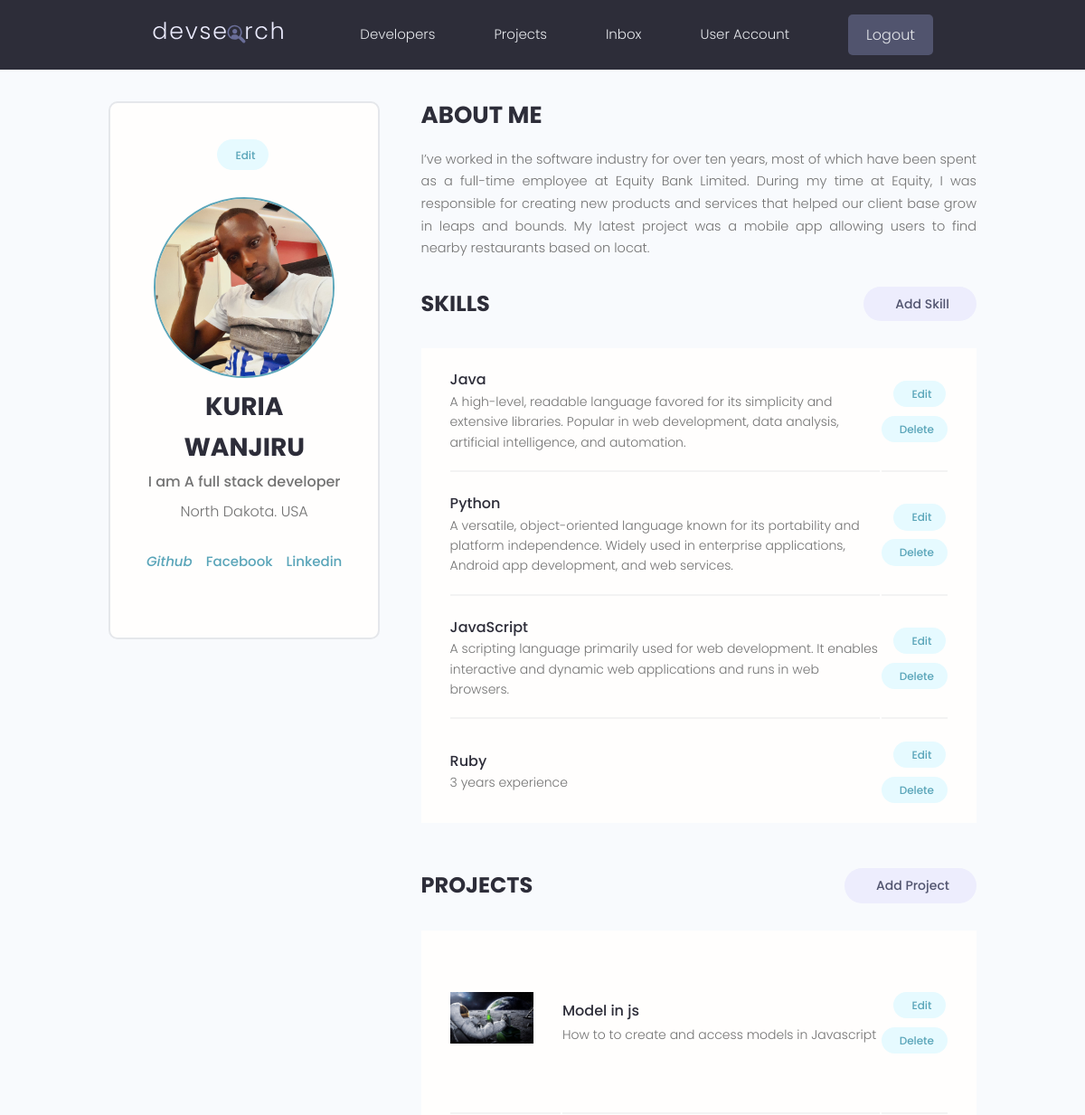
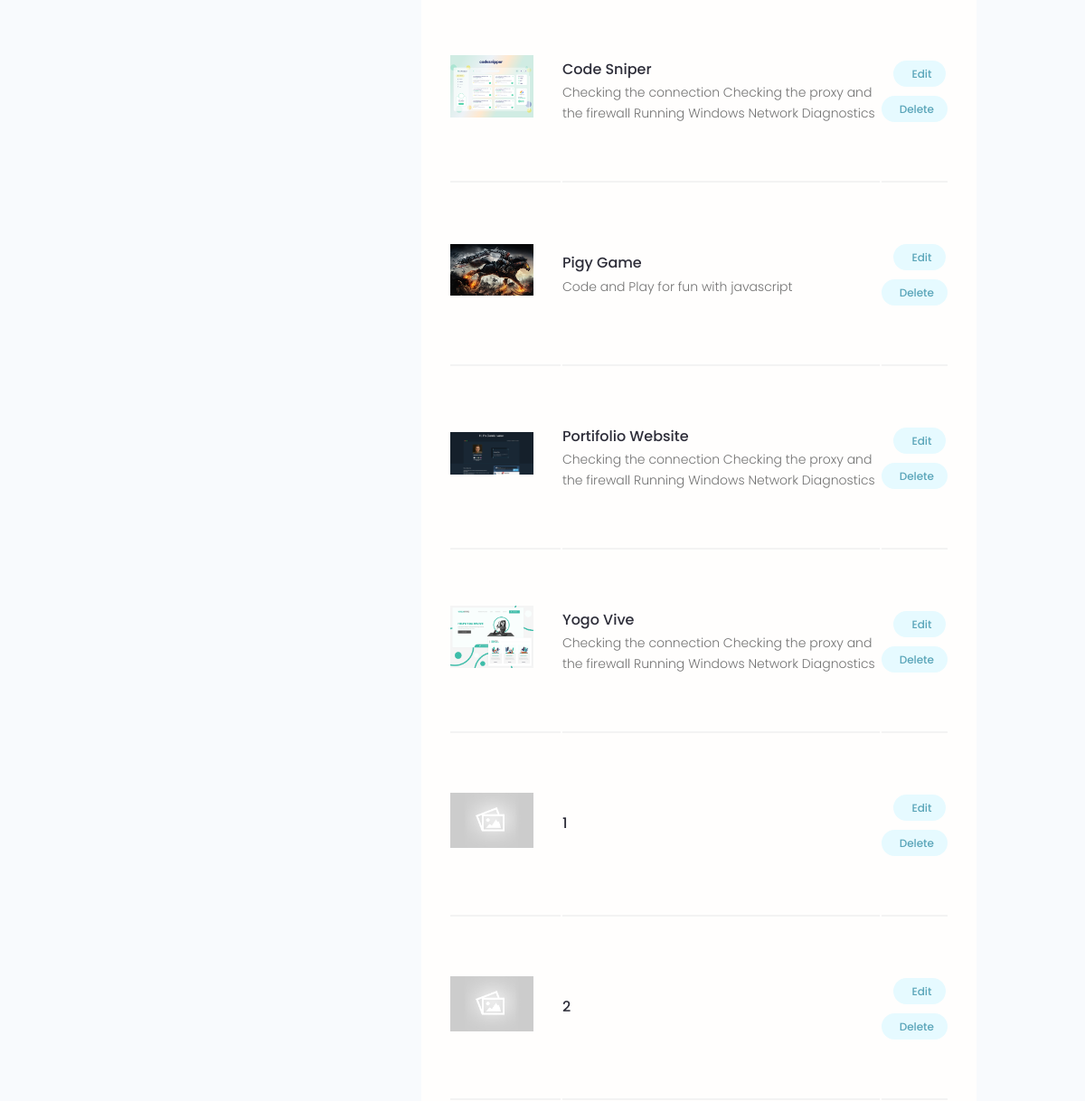
Page /account/ (signed in, upper part) on the earlier database version (2 pictures, top to bottom).
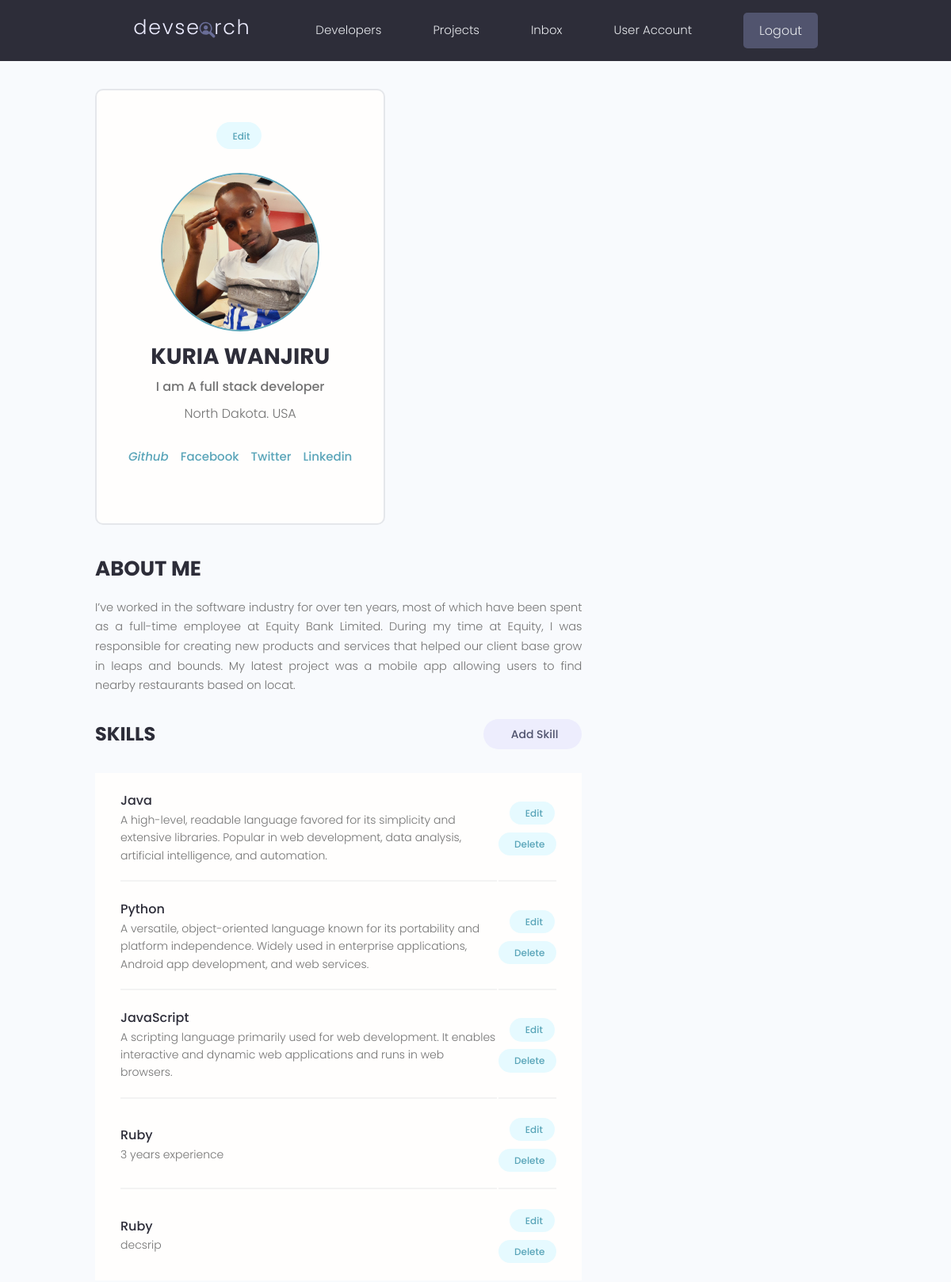
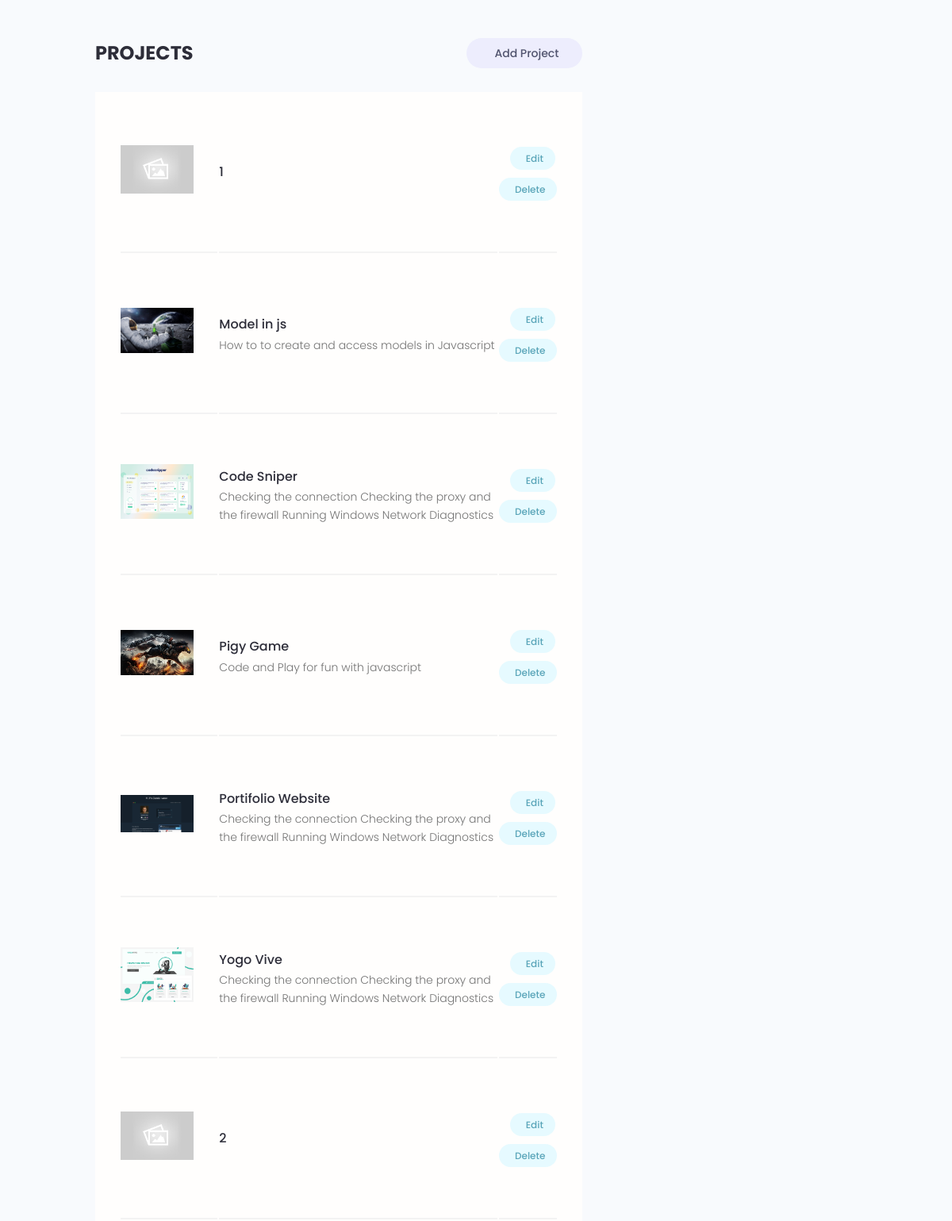
Same page on the later database version (2 pictures, top to bottom).
### users/models.py (models this page shows, shortened)
class Skill(models.Model):
    owner = models.ForeignKey(Profile, null=True, blank=True, on_delete=models.CASCADE)
    name = models.CharField(max_length=200,null=True, blank=True)
    description = models.TextField(null=True, blank=True)
    created =models.DateTimeField(auto_now_add=True)
    id = models.UUIDField(default=uuid.uuid4, unique=True,editable=False,
                            primary_key=True)

### projects/models.py (models this page shows, shortened)
class Project(models.Model):
    owner = models.ForeignKey(Profile, null=True, blank=True, on_delete=models.SET_NULL)
    title = models.CharField(max_length=200)
    description = models.TextField(null=True, blank=True)
    demo_link = models.CharField(max_length=2000, null=True, blank=True)
    source_link = models.CharField(max_length=200, null=True, blank=True)
    featured_image = models.ImageField(default='default.jpg', null=True, blank=True)
    tags = models.ManyToManyField('Tag', blank=True)
    vote_total =models.IntegerField(default=0, null=True, blank=True)
    vote_ratio =models.IntegerField(default=0, null=True, blank=True)
    created =models.DateTimeField(auto_now_add=True)
    id = models.UUIDField(default=uuid.uuid4, unique=True,editable=False,
                            primary_key=True)
    class Meta:
        ordering=['-vote_ratio', '-vote_total', 'title']

### users/views.py (the view)
# urls.py: path('account/', views.userAccount, name='account'),
@login_required(login_url='login')
def userAccount(request):
    profile = request.user.profile
    skills = profile.skill_set.all()
    projects = profile.project_set.all()
    context = {'profile': profile, 'projects':projects, 'skills':skills}
    return render(request, 'users/account.html', context)

### users/templates/users/account.html (shortened to what this page needs)
{% extends 'main.html' %}
{% block content %}
  <main class="settingsPage profile my-md">
    <div class="container">
      <div class="layout">
        <div class="column column--1of3">
          <div class="card text-center">
            <div class="card__body dev">
              <a class="tag tag--pill tag--main settings__btn" href="{% url 'edit-account' %}"> Edit</a>
              <img class="avatar avatar--xl dev__avatar" src="{{ profile.profile_image.url }}" />
              <h2 class="dev__name">{{ profile.name}}</h2>
              <p class="dev__title">{{profile.short_intro}}</p>
              <p class="dev__location">{{profile.location}}</p>
              <ul class="dev__social">
                {% if profile.social_github %}
                <li>
                <a title="Github" href="{{ profiles.social_github }}" target="_blank">
                    <i class="im im-github"> Github</i></a>
                </li>
                {% endif %}
                {% if profile.social_facebook %}
                <li>
                <a title="Stackoverflow" href="{{ profiles.social_facebook }}" target="_blank"> Facebook</a>
                </li>
                {% endif %}
                {% if profile.social_twitter %}
                <li>
                <a title="Twitter" href="{{profiles.social_twitter}}" target="_blank"> Twitter</a>
                </li>
                {% endif %}
                {% if profile.social_linkedin %}
                <li>
                <a title="LinkedIn" href="{{profiles.social_linkedin}}" target="_blank"> Linkedin</a>
                </li>
                {% endif %}
              </ul>
            </div>
          </div>
        </div>
        <div class="column column--2of3">
          <div class="devInfo">
            <h3 class="devInfo__title">About Me</h3>
            <p class="devInfo__about">
              {{profile.bio}}
            </p>
          </div>
          <div class="settings">
            <h3 class="settings__title">Skills</h3>
            <a class="tag tag--pill tag--sub settings__btn tag--lg" href="{% url 'create-skill' %}"> Add Skill</a>
          </div>
          <table class="settings__table">
            {% for skill in skills %}
            <tr>
              <td class="settings__tableInfo">
                <h4>{{skill.name}}</h4>
                <p>
                  {{skill.description}}
                </p>
              </td>
              <td class="settings__tableActions">
                <a class="tag tag--pill tag--main settings__btn" href="{% url 'edit-skill' skill.id %}"> Edit</a>
                <a class="tag tag--pill tag--main settings__btn" href="{% url 'delete-skill' skill.id %}?next=/account/">
                  Delete</a>
              </td>
            </tr>
              {% endfor %}
          </table>
          <div class="settings">
            <h3 class="settings__title">Projects</h3>
            <a class="tag tag--pill tag--sub settings__btn tag--lg" href="{% url 'create-project' %}"> Add Project</a>
          </div>
          <table class="settings__table">
            {% for project in projects %}
            <tr>
              <td class="settings__thumbnail">
                <a href="{%  url 'project' project.id %}"><img src="{{ project.featured_image.url }}" alt="Project Thumbnail" /></a>
              </td>
              <td class="settings__tableInfo">
                <a href="{%  url 'project' project.id %}">{{project.title}}</a>
                <p>
                {{ project.description}}
                </p>
              </td>
              <td class="settings__tableActions">
                <a class="tag tag--pill tag--main settings__btn" href="{% url 'update-project' project.id %}"> Edit</a>
                <a class="tag tag--pill tag--main settings__btn" href="{% url 'delete-project' project.id %}?next=/account/">
                  Delete</a>
              </td>
            </tr>
            {% endfor %}
          </table>
        </div>
      </div>
    </div>
  </main>
{% endblock %}

Differences in the rows shown:
changed Profile "KURIA WANJIRU": social_twitter empty → "https://www.youtube.com/" (drawn)
added Skill: name "Ruby", description "decsrip"
changed Project (number 1 of 7 on the later page): moves up the list
Other differences:
text now shown: "Twitter"
